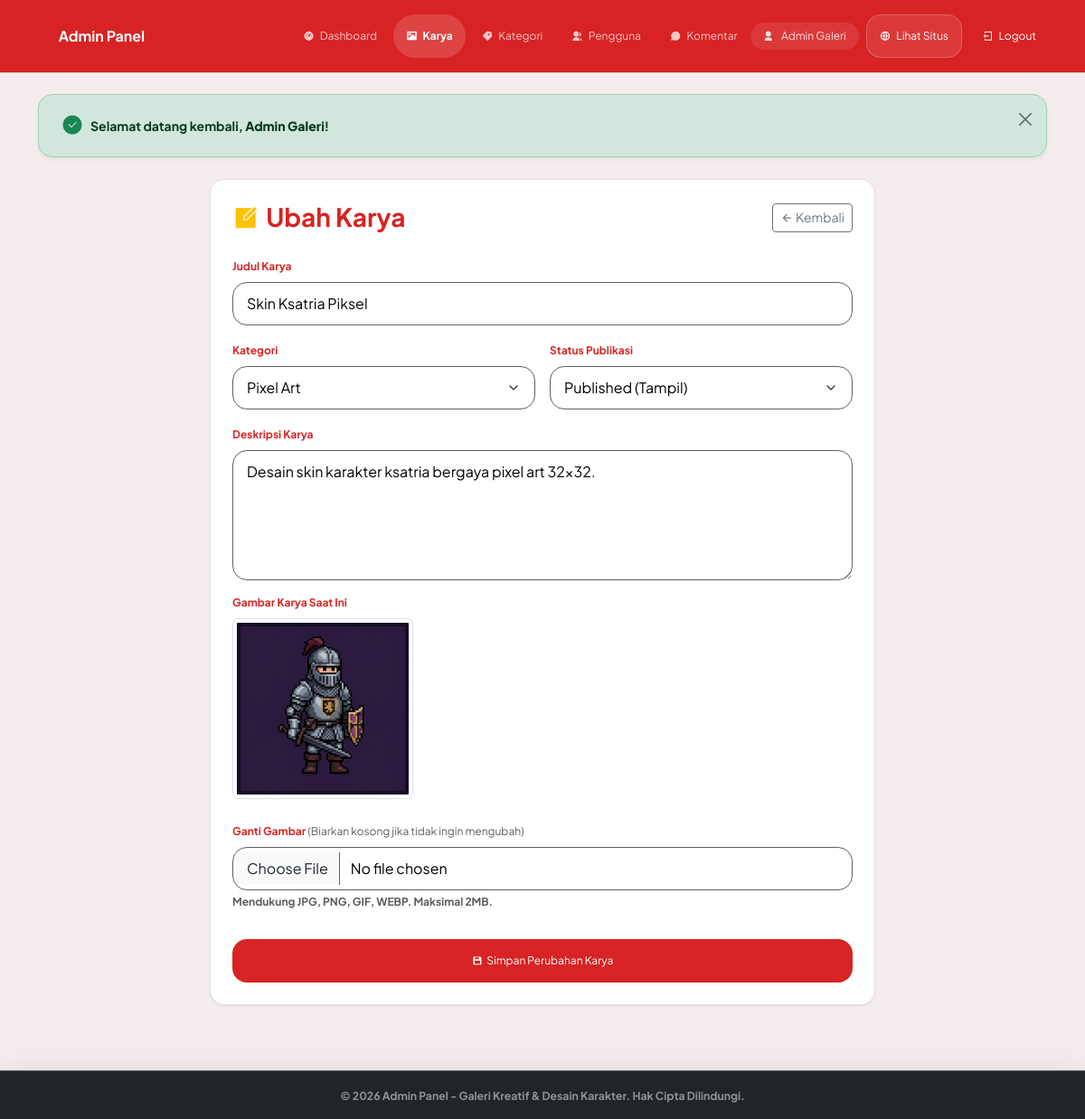
Page /admin/assets.php?action=edit&id=1 (signed in) on the committed database.
### tables this page shows
CREATE TABLE `assets` (
  `id`            INT UNSIGNED AUTO_INCREMENT PRIMARY KEY,
  `user_id`       INT UNSIGNED NOT NULL COMMENT 'Admin/uploader pemilik karya',
  `category_id`   INT UNSIGNED NOT NULL,
  `title`         VARCHAR(150) NOT NULL,
  `description`   TEXT DEFAULT NULL,
  `image_path`    VARCHAR(255) NOT NULL,
  `status`        ENUM('published', 'draft') NOT NULL DEFAULT 'published',
  `created_at`    TIMESTAMP NOT NULL DEFAULT CURRENT_TIMESTAMP,
  `updated_at`    TIMESTAMP NOT NULL DEFAULT CURRENT_TIMESTAMP ON UPDATE CURRENT_TIMESTAMP,
  CONSTRAINT `fk_assets_user`
    FOREIGN KEY (`user_id`) REFERENCES `users`(`id`)
    ON DELETE CASCADE ON UPDATE CASCADE,
  CONSTRAINT `fk_assets_category`
    FOREIGN KEY (`category_id`) REFERENCES `categories`(`id`)
    ON DELETE RESTRICT ON UPDATE CASCADE
);

CREATE TABLE `categories` (
  `id`          INT UNSIGNED AUTO_INCREMENT PRIMARY KEY,
  `name`        VARCHAR(50) NOT NULL UNIQUE,
  `slug`        VARCHAR(60) NOT NULL UNIQUE,
  `description` VARCHAR(255) DEFAULT NULL,
  `created_at`  TIMESTAMP NOT NULL DEFAULT CURRENT_TIMESTAMP
);

### includes/functions.php (called while the page is built, shortened)
<?php
function e($string) {
    return htmlspecialchars($string, ENT_QUOTES, 'UTF-8');
}
function getImageUrl($path) {
    return getBaseUrl() . 'assets/' . $path;
}

### includes/auth.php (called while the page is built, shortened)
<?php
function getBaseUrl() {
    return "/galeri-desain-grafis/";
}

### admin/assets.php (the view, shortened to what this page needs)
<?php
require_once __DIR__ . '/../includes/auth.php';
require_once __DIR__ . '/../koneksi.php';
require_once __DIR__ . '/../includes/functions.php';
$error  = '';
$action = isset($_GET['action']) ? $_GET['action'] : 'list';
$id     = isset($_GET['id'])     ? (int)$_GET['id'] : 0;
$categoriesStmt = $pdo->query("SELECT * FROM categories ORDER BY name ASC");
$categories     = $categoriesStmt->fetchAll();
require_once __DIR__ . '/includes/admin_header.php';
if ($action === 'add'):
?>
    <div class="row justify-content-center mb-5">
        <div class="col-lg-8">
            <div class="glass-panel p-4">
                <div class="d-flex justify-content-between align-items-center mb-4">
                    <h3 class="fw-bold mb-0" style="color: var(--deep-violet);"><i class="ri-add-circle-fill text-primary me-2"></i>Tambah Karya Baru</h3>
                    <a href="assets.php" class="btn btn-outline-secondary btn-sm"><i class="ri-arrow-left-line"></i> Kembali</a>
                </div>
                <?php if (!empty($error)): ?>
                    <div class="alert alert-danger rounded-4 py-2 px-3 mb-4 d-flex align-items-center gap-2" role="alert">
                        <i class="ri-error-warning-fill"></i>
                        <div><?= e($error); ?></div>
                    </div>
                <?php endif; ?>
                <form action="assets.php?action=add" method="POST" enctype="multipart/form-data">
                    <input type="hidden" name="csrf_token" value="<?= generateCSRFToken(); ?>">
                    <input type="hidden" name="action" value="add">
                    <div class="mb-3">
                        <label for="title" class="form-label-custom">Judul Karya</label>
                        <input type="text" class="form-control form-control-custom" id="title" name="title" placeholder="Contoh: Skin Ksatria Pixel Art" value="<?= isset($_POST['title']) ? e($_POST['title']) : ''; ?>" required>
                    </div>
                    <div class="row g-3 mb-3">
                        <div class="col-md-6">
                            <label for="category_id" class="form-label-custom">Kategori</label>
                            <select class="form-select form-control-custom" id="category_id" name="category_id" required>
                                <option value="" disabled selected>-- Pilih Kategori --</option>
                                <?php foreach ($categories as $cat): ?>
                                    <option value="<?= $cat['id']; ?>" <?= (isset($_POST['category_id']) && $_POST['category_id'] == $cat['id']) ? 'selected' : ''; ?>><?= e($cat['name']); ?></option>
                                <?php endforeach; ?>
                            </select>
                        </div>
                        <div class="col-md-6">
                            <label for="status" class="form-label-custom">Status Publikasi</label>
                            <select class="form-select form-control-custom" id="status" name="status" required>
                                <option value="published" <?= (isset($_POST['status']) && $_POST['status'] === 'published') ? 'selected' : ''; ?>>Published (Tampil)</option>
                                <option value="draft" <?= (isset($_POST['status']) && $_POST['status'] === 'draft') ? 'selected' : ''; ?>>Draft (Sembunyikan)</option>
                            </select>
                        </div>
                    </div>
                    <div class="mb-3">
                        <label for="description" class="form-label-custom">Deskripsi Karya</label>
                        <textarea class="form-control form-control-custom" id="description" name="description" rows="5" placeholder="Tuliskan cerita di balik karya, tool yang digunakan, atau detail lainnya..." required><?= isset($_POST['description']) ? e($_POST['description']) : ''; ?></textarea>
                    </div>
                    <div class="mb-4">
                        <label for="image" class="form-label-custom">Gambar Karya</label>
                        <input type="file" class="form-control form-control-custom" id="image" name="image" accept="image/*" required>
                        <div class="form-text text-muted" style="font-size: 0.75rem;">Mendukung JPG, PNG, GIF, WEBP. Maksimal 2MB.</div>
                    </div>
                    <button type="submit" class="btn btn-primary-custom w-100 py-3 mt-2">
                        <i class="ri-upload-cloud-2-fill me-1"></i> Publikasikan Karya
                    </button>
                </form>
            </div>
        </div>
    </div>
<?php
elseif ($action === 'edit' && $id > 0):
    $stmt = $pdo->prepare("SELECT * FROM assets WHERE id = :id");
    $stmt->execute(['id' => $id]);
    $asset = $stmt->fetch();
?>
    <div class="row justify-content-center mb-5">
        <div class="col-lg-8">
            <div class="glass-panel p-4">
                <div class="d-flex justify-content-between align-items-center mb-4">
                    <h3 class="fw-bold mb-0" style="color: var(--deep-violet);"><i class="ri-edit-box-fill text-warning me-2"></i>Ubah Karya</h3>
                    <a href="assets.php" class="btn btn-outline-secondary btn-sm"><i class="ri-arrow-left-line"></i> Kembali</a>
                </div>
                <form action="assets.php?action=edit&id=<?= $id; ?>" method="POST" enctype="multipart/form-data">
                    <div class="mb-3">
                        <label for="title" class="form-label-custom">Judul Karya</label>
                        <input type="text" class="form-control form-control-custom" id="title" name="title" placeholder="Masukkan judul karya" value="<?= isset($_POST['title']) ? e($_POST['title']) : e($asset['title']); ?>" required>
                    </div>
                    <div class="row g-3 mb-3">
                        <div class="col-md-6">
                            <label for="category_id" class="form-label-custom">Kategori</label>
                            <select class="form-select form-control-custom" id="category_id" name="category_id" required>
                                <?php foreach ($categories as $cat): ?>
                                    <option value="<?= $cat['id']; ?>" <?= (isset($_POST['category_id']) && $_POST['category_id'] == $cat['id']) || ($asset['category_id'] == $cat['id']) ? 'selected' : ''; ?>><?= e($cat['name']); ?></option>
                                <?php endforeach; ?>
                            </select>
                        </div>
                        <div class="col-md-6">
                            <label for="status" class="form-label-custom">Status Publikasi</label>
                            <select class="form-select form-control-custom" id="status" name="status" required>
                                <option value="published" <?= (isset($_POST['status']) && $_POST['status'] === 'published') || ($asset['status'] === 'published') ? 'selected' : ''; ?>>Published (Tampil)</option>
                            </select>
                        </div>
                    </div>
                    <div class="mb-3">
                        <label for="description" class="form-label-custom">Deskripsi Karya</label>
                        <textarea class="form-control form-control-custom" id="description" name="description" rows="5" required><?= isset($_POST['description']) ? e($_POST['description']) : e($asset['description']); ?></textarea>
                    </div>
                    <div class="mb-3">
                        <label class="form-label-custom d-block">Gambar Karya Saat Ini</label>
                        <img src="<?= getImageUrl($asset['image_path']); ?>" alt="Current Image" class="img-thumbnail mb-2" style="max-height: 200px;">
                    </div>
                    <div class="mb-4">
                        <label for="image" class="form-label-custom">Ganti Gambar <span class="text-muted fw-normal">(Biarkan kosong jika tidak ingin mengubah)</span></label>
                        <input type="file" class="form-control form-control-custom" id="image" name="image" accept="image/*">
                        <div class="form-text text-muted" style="font-size: 0.75rem;">Mendukung JPG, PNG, GIF, WEBP. Maksimal 2MB.</div>
                    </div>
                    <button type="submit" class="btn btn-primary-custom w-100 py-3 mt-2">
                        <i class="ri-save-3-fill me-1"></i> Simpan Perubahan Karya
                    </button>
                </form>
            </div>
        </div>
    </div>
<?php endif; ?>
<?php
require_once __DIR__ . '/includes/admin_footer.php';
?>

### assets/css/style.css (style rules this page uses)
:root { --deep-violet: #D72323; --vivid-purple: #3E3636; --brand-red: #D72323; --orchid-pink: #000000; --ice-white: #F5EDED; --pure-black: #000000; --true-white: #FFFFFF; --warm-gray: #62625B; --light-gray: #E5E5E0; --off-white: #F6F6F3; --soft-gray: #EFEFEF; --near-black: #181816; --error-red: #DD0E0E; --success-green: #02B70E; --font-primary: 'Plus Jakarta Sans', -apple-system, BlinkMacSystemFont, "Segoe UI", Roboto, Helvetica, Arial, sans-serif; --transition-smooth: all 0.2s ease-in-out; }
html, body { margin: 0; padding: 0; }
body { font-family: var(--font-primary); background-color: var(--ice-white); color: var(--pure-black); font-size: 14px; font-weight: 700; min-height: 100vh; display: flex; flex-direction: column; overflow-x: hidden; }
p, span, label, input, select, textarea, button, td, th { font-weight: 700; }
.btn-primary-custom { background-color: var(--deep-violet); color: var(--true-white); font-size: 12px; font-weight: 400; padding: 6px 14px; border-radius: 16px; border: 2px solid transparent; height: 48px; display: inline-flex; align-items: center; justify-content: center; transition: var(--transition-smooth); cursor: pointer; }
.glass-panel { background: var(--true-white); border: 1px solid var(--light-gray); border-radius: 16px; padding: 16px; box-shadow: 0px 1px 3px rgba(0, 0, 0, 0.08); }
.form-control-custom { background-color: var(--true-white); color: var(--pure-black); font-size: 16px; font-weight: 400; padding: 11px 15px; border-radius: 16px; border: 1px solid var(--warm-gray); height: 48px; width: 100%; outline: none; transition: var(--transition-smooth); }
.form-control-custom::placeholder { color: var(--warm-gray); }
.form-label-custom { font-size: 12px; font-weight: 700; color: var(--deep-violet); margin-bottom: 8px; display: inline-block; }
textarea.form-control-custom { height: auto; }
.form-select.form-control-custom { appearance: none; background-repeat: no-repeat; background-position: right 15px center; background-size: 16px; padding-right: 40px; }
.glass-panel, .card-asset, .card-asset-body { overflow: hidden; word-break: break-word; overflow-wrap: anywhere; }

### rows in the picture
assets: title "Skin Ksatria Piksel", category_id "Pixel Art", status "Published (Tampil)", description "Desain skin karakter ksatria bergaya pixel art 32x32.", image_path (picture)

### other values in the picture
$_SESSION['full_name'] "Admin Galeri"
$_SESSION['flash_message']['text'] "Selamat datang kembali, Admin Galeri !"
